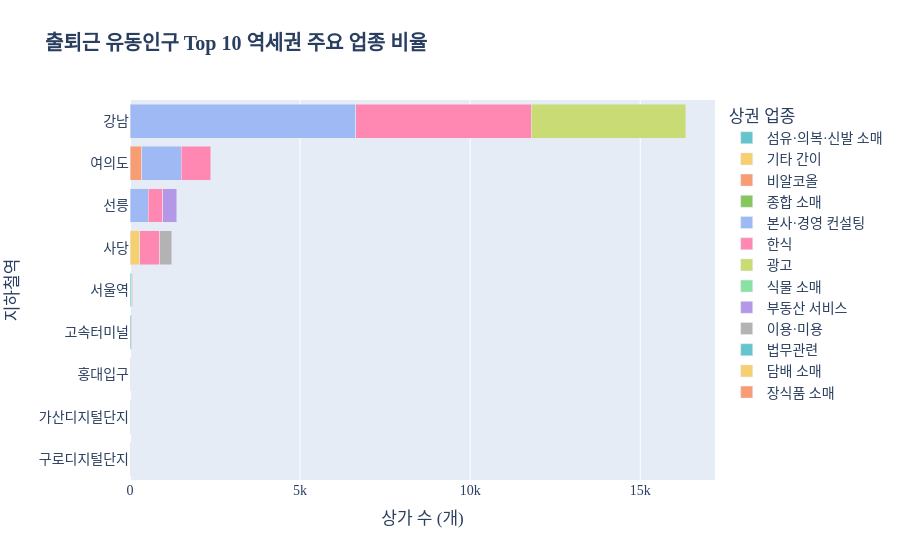

The cell this chart's notebook holds for it:
### Code cell
df_q1 = pd.read_csv('q1_top10_stores.csv')

fig1 = px.bar(
    df_q1, 
    y='station_name', 
    x='store_count', 
    color='store_type',
    orientation='h', # 가로 막대
    title='<b>출퇴근 유동인구 Top 10 역세권 주요 업종 비율</b>',
    labels={'station_name': '지하철역', 'store_count': '상가 수 (개)', 'store_type': '상권 업종'},
    color_discrete_sequence=px.colors.qualitative.Pastel 
)
fig1.update_layout(
    barmode='stack',
    yaxis={'categoryorder': 'total ascending'},
    font=dict(family="Malgun Gothic", size=14)
)
fig1.show()

### Figure 1 — Plotly figure (JSON) as saved in the notebook; plotly's stock layout.template omitted (floating-point values rounded to 4 significant figures)
{"data": [{"hovertemplate": "상권 업종=섬유·의복·신발 소매<br>상가 수 (개)=%{x}<br>지하철역=%{y}<extra></extra>", "legendgroup": "섬유·의복·신발 소매", "marker": {"color": "rgb(102, 197, 204)", "pattern": {"shape": ""}}, "name": "섬유·의복·신발 소매", "orientation": "h", "showlegend": true, "textposition": "auto", "type": "bar", "x": [52, 34], "xaxis": "x", "y": ["서울역", "고속터미널"], "yaxis": "y"}, {"hovertemplate": "상권 업종=기타 간이<br>상가 수 (개)=%{x}<br>지하철역=%{y}<extra></extra>", "legendgroup": "기타 간이", "marker": {"color": "rgb(246, 207, 113)", "pattern": {"shape": ""}}, "name": "기타 간이", "orientation": "h", "showlegend": true, "textposition": "auto", "type": "bar", "x": [16, 1, 3, 289, 1], "xaxis": "x", "y": ["서울역", "가산디지털단지", "홍대입구", "사당", "구로디지털단지"], "yaxis": "y"}, {"hovertemplate": "상권 업종=비알코올<br>상가 수 (개)=%{x}<br>지하철역=%{y}<extra></extra>", "legendgroup": "비알코올", "marker": {"color": "rgb(248, 156, 116)", "pattern": {"shape": ""}}, "name": "비알코올", "orientation": "h", "showlegend": true, "textposition": "auto", "type": "bar", "x": [9, 2, 341], "xaxis": "x", "y": ["서울역", "가산디지털단지", "여의도"], "yaxis": "y"}, {"hovertemplate": "상권 업종=종합 소매<br>상가 수 (개)=%{x}<br>지하철역=%{y}<extra></extra>", "legendgroup": "종합 소매", "marker": {"color": "rgb(135, 197, 95)", "pattern": {"shape": ""}}, "name": "종합 소매", "orientation": "h", "showlegend": true, "textposition": "auto", "type": "bar", "x": [3, 2, 7], "xaxis": "x", "y": ["가산디지털단지", "홍대입구", "고속터미널"], "yaxis": "y"}, {"hovertemplate": "상권 업종=본사·경영 컨설팅<br>상가 수 (개)=%{x}<br>지하철역=%{y}<extra></extra>", "legendgroup": "본사·경영 컨설팅", "marker": {"color": "rgb(158, 185, 243)", "pattern": {"shape": ""}}, "name": "본사·경영 컨설팅", "orientation": "h", "showlegend": true, "textposition": "auto", "type": "bar", "x": [6639, 1163, 542], "xaxis": "x", "y": ["강남", "여의도", "선릉"], "yaxis": "y"}, {"hovertemplate": "상권 업종=한식<br>상가 수 (개)=%{x}<br>지하철역=%{y}<extra></extra>", "legendgroup": "한식", "marker": {"color": "rgb(254, 136, 177)", "pattern": {"shape": ""}}, "name": "한식", "orientation": "h", "showlegend": true, "textposition": "auto", "type": "bar", "x": [5161, 867, 421, 588], "xaxis": "x", "y": ["강남", "여의도", "선릉", "사당"], "yaxis": "y"}, {"hovertemplate": "상권 업종=광고<br>상가 수 (개)=%{x}<br>지하철역=%{y}<extra></extra>", "legendgroup": "광고", "marker": {"color": "rgb(201, 219, 116)", "pattern": {"shape": ""}}, "name": "광고", "orientation": "h", "showlegend": true, "textposition": "auto", "type": "bar", "x": [4538], "xaxis": "x", "y": ["강남"], "yaxis": "y"}, {"hovertemplate": "상권 업종=식물 소매<br>상가 수 (개)=%{x}<br>지하철역=%{y}<extra></extra>", "legendgroup": "식물 소매", "marker": {"color": "rgb(139, 224, 164)", "pattern": {"shape": ""}}, "name": "식물 소매", "orientation": "h", "showlegend": true, "textposition": "auto", "type": "bar", "x": [1], "xaxis": "x", "y": ["홍대입구"], "yaxis": "y"}, {"hovertemplate": "상권 업종=부동산 서비스<br>상가 수 (개)=%{x}<br>지하철역=%{y}<extra></extra>", "legendgroup": "부동산 서비스", "marker": {"color": "rgb(180, 151, 231)", "pattern": {"shape": ""}}, "name": "부동산 서비스", "orientation": "h", "showlegend": true, "textposition": "auto", "type": "bar", "x": [415], "xaxis": "x", "y": ["선릉"], "yaxis": "y"}, {"hovertemplate": "상권 업종=이용·미용<br>상가 수 (개)=%{x}<br>지하철역=%{y}<extra></extra>", "legendgroup": "이용·미용", "marker": {"color": "rgb(179, 179, 179)", "pattern": {"shape": ""}}, "name": "이용·미용", "orientation": "h", "showlegend": true, "textposition": "auto", "type": "bar", "x": [352], "xaxis": "x", "y": ["사당"], "yaxis": "y"}, {"hovertemplate": "상권 업종=법무관련<br>상가 수 (개)=%{x}<br>지하철역=%{y}<extra></extra>", "legendgroup": "법무관련", "marker": {"color": "rgb(102, 197, 204)", "pattern": {"shape": ""}}, "name": "법무관련", "orientation": "h", "showlegend": true, "textposition": "auto", "type": "bar", "x": [2], "xaxis": "x", "y": ["구로디지털단지"], "yaxis": "y"}, {"hovertemplate": "상권 업종=담배 소매<br>상가 수 (개)=%{x}<br>지하철역=%{y}<extra></extra>", "legendgroup": "담배 소매", "marker": {"color": "rgb(246, 207, 113)", "pattern": {"shape": ""}}, "name": "담배 소매", "orientation": "h", "showlegend": true, "textposition": "auto", "type": "bar", "x": [1], "xaxis": "x", "y": ["구로디지털단지"], "yaxis": "y"}, {"hovertemplate": "상권 업종=장식품 소매<br>상가 수 (개)=%{x}<br>지하철역=%{y}<extra></extra>", "legendgroup": "장식품 소매", "marker": {"color": "rgb(248, 156, 116)", "pattern": {"shape": ""}}, "name": "장식품 소매", "orientation": "h", "showlegend": true, "textposition": "auto", "type": "bar", "x": [3], "xaxis": "x", "y": ["고속터미널"], "yaxis": "y"}], "layout": {"barmode": "stack", "font": {"family": "Malgun Gothic", "size": 14}, "legend": {"title": {"text": "상권 업종"}, "tracegroupgap": 0}, "title": {"text": "<b>출퇴근 유동인구 Top 10 역세권 주요 업종 비율</b>"}, "xaxis": {"anchor": "y", "domain": [0, 1], "title": {"text": "상가 수 (개)"}}, "yaxis": {"anchor": "x", "categoryorder": "total ascending", "domain": [0, 1], "title": {"text": "지하철역"}}}}
